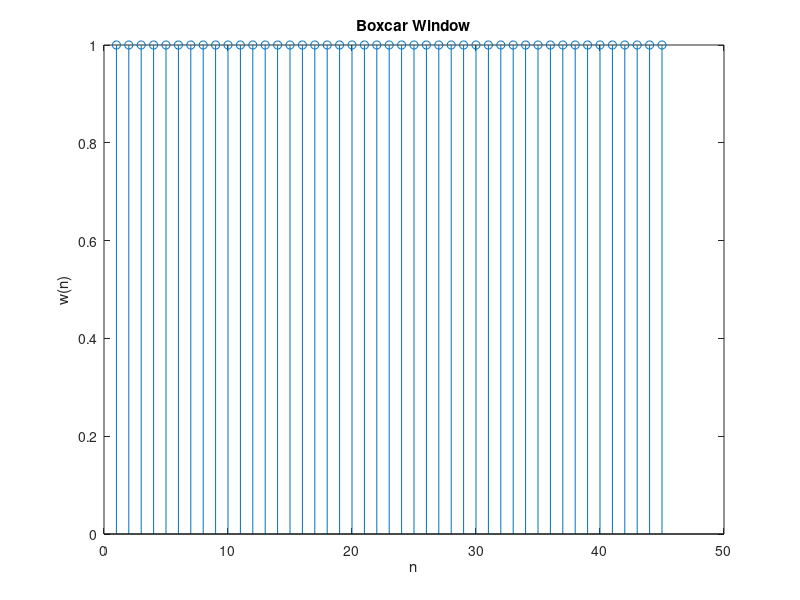
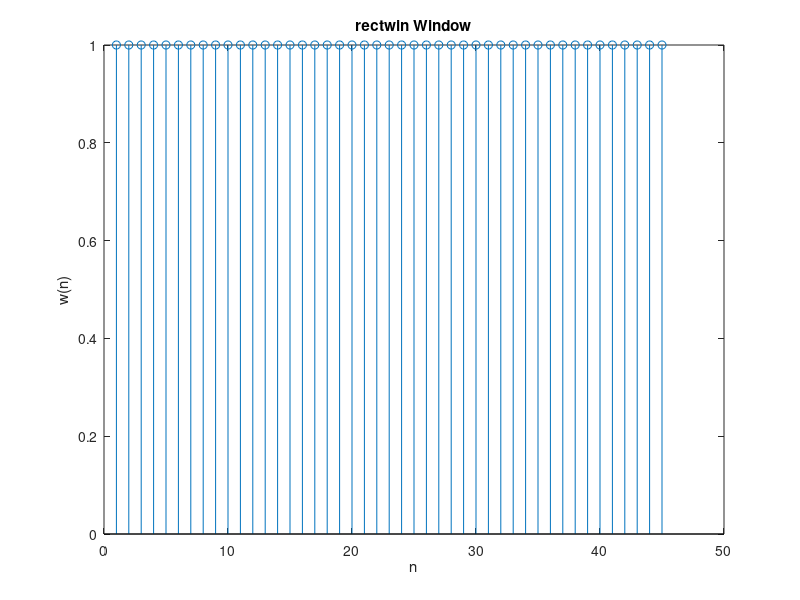
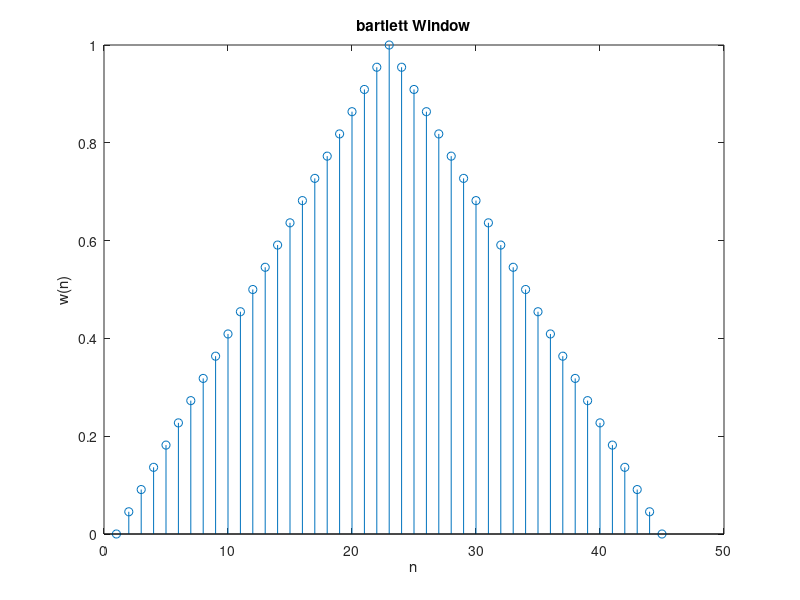
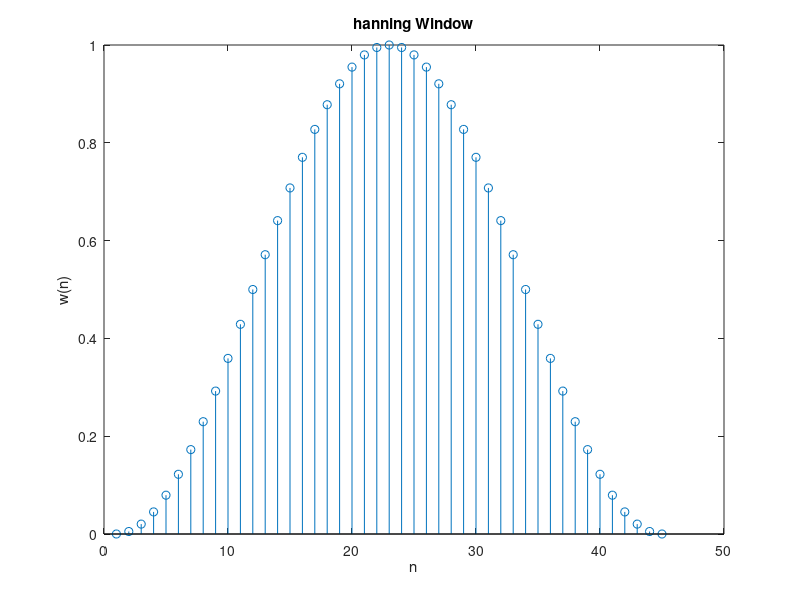

Here is the MATLAB script that generated these plots, in order:
windowLength = 45; 
w1 = boxcar(windowLength);

figure(1)
stem(w1) %Visualizing Window function
xlabel('n')
ylabel('w(n)')
title('Boxcar Window')

w2 = rectwin(windowLength); 
figure(2)
stem(w2) %Visualizing Window function
xlabel('n')
ylabel('w(n)')
title('rectwin Window')

w3 = bartlett(windowLength); 
figure(3)
stem(w3) %Visualizing Window function
xlabel('n')
ylabel('w(n)')
title('bartlett Window')

w4 = hann(windowLength); 
figure(4)
stem(w4) %Visualizing Window function
xlabel('n')
ylabel('w(n)')
title('hanning Window')

w5 = hamming(windowLength); 
figure(5)
stem(w5) %Visualizing Window function
xlabel('n')
ylabel('w(n)')
title('hamming Window')

w6 = blackman(windowLength); 
figure(6)
stem(w6) %Visualizing Window function
xlabel('n')
ylabel('w(n)')
title('blackman Window')

w7 = kaiser(windowLength,3); 
figure(7)
stem(w7) %Visualizing Window function
xlabel('n')
ylabel('w(n)')
title('kaiser Window')

